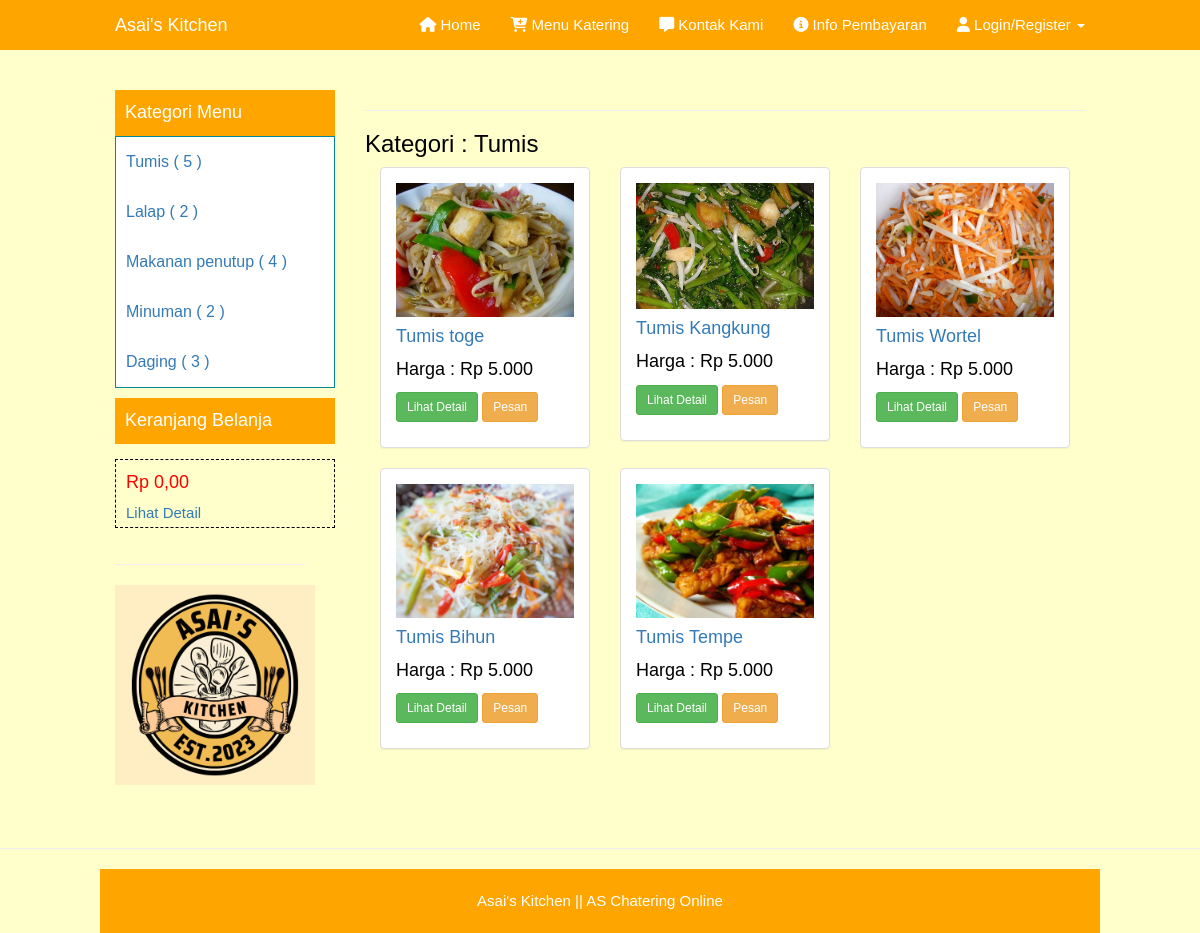
Screenshot of /menu.php?kategori=6 with the database file from the repository.
### tables this page shows
CREATE TABLE IF NOT EXISTS `kategori_produk` (
`id` int(3) NOT NULL,
  `nama` varchar(100) NOT NULL,
  `deskripsi` text NOT NULL
);

CREATE TABLE IF NOT EXISTS `produk` (
`id` int(4) NOT NULL,
  `nama` varchar(100) NOT NULL,
  `deskripsi` text NOT NULL,
  `gambar` varchar(200) NOT NULL,
  `harga` decimal(10,0) NOT NULL,
  `kategori_produk_id` int(11) NOT NULL
);

### inc/config.php (called while the page is built, shortened)
<?php
	$url = "http://localhost/catering/";
?>

### menu.php (the view, shortened to what this page needs)
<?php
	include"inc/config.php";
	include"layout/header.php";
?>
<?php	if(!empty($_GET['id'])){ ?>
		<?php
			extract($_GET);
			$k = mysqli_query($konek, "SELECT * FROM produk where id='$id'");
			$data = mysqli_fetch_array($k);
		?>
		<div class="col-md-9">
		<font color="black">
			<div class="row">
			<div class="col-md-12">
			<h3>Detail : <?php echo $data['nama'] ?></h3>
				<br/>
				<div class="col-md-12 content-menu" style="margin-top:-20px;">
				<?php $kat = mysqli_fetch_array(mysqli_query($konek, "SELECT * FROM kategori_produk where id='$data[kategori_produk_id]'"));  ?>
					<small>Kategori :<a href="<?php echo $url; ?>menu.php?kategori=<?php echo $kat['id'] ?>"><?php echo $kat['nama'] ?></a></small>
					<a href="<?php echo $url; ?>menu.php?id=<?php echo $data['id'] ?>">
						<img src="<?php echo $url; ?>uploads/<?php echo $data['gambar'] ?>" width="100%">
					</a>
					<br><br>
					<p><?php echo $data['deskripsi'] ?></p>
					<p style="font-size:18px">Harga : Rp <?php echo number_format($data['harga'], 0, ',', '.') ?></p>
					<p>
						<a href="<?php echo $url; ?>keranjang.php?act=beli&&produk_id=<?php echo $data['id'] ?>" class="btn btn-warning" href="#" role="button">Pesan</a>
					</p>
				</div>
			</div>
			</div>
		</div>
<?php }elseif(!empty($_GET['kategori'])){ ?>
		<?php
			extract($_GET);
			$kat = mysqli_fetch_array(mysqli_query($konek, "SELECT * FROM kategori_produk where id='$kategori'"));
		?>
		<div class="col-md-9">
			<div class="row">
			<div class="col-md-12">
			<hr>
			<font color="black">
			<h3>Kategori : <?php echo $kat['nama'] ?></h3>
				<?php
					$k = mysqli_query($konek, "SELECT * FROM produk where kategori_produk_id='$kategori'");
					while($data = mysqli_fetch_array($k)){
				?>
				<div class="col-md-4">
					<div class="panel panel-default">
						<div class="panel-body">
							<a href="<?php echo $url; ?>menu.php?id=<?php echo $data['id'] ?>">
								<img src="<?php echo $url; ?>uploads/<?php echo $data['gambar'] ?>" width="100%">
								<h4><?php echo $data['nama'] ?></h4>
							</a>
							<p style="font-size:18px">Harga : Rp <?php echo number_format($data['harga'], 0, ',', '.') ?></p>
							<p>
								<a href="<?php echo $url; ?>menu.php?id=<?php echo $data['id'] ?>" class="btn btn-success btn-sm" href="#" role="button">Lihat Detail</a>
								<a href="<?php echo $url; ?>keranjang.php?act=beli&&produk_id=<?php echo $data['id'] ?>" class="btn btn-warning btn-sm" href="#" role="button">Pesan</a>
							</p>
						</div>
					</div>
				</div>
				<?php } ?>
			</div>
			</div>
		</div>
<?php } ?>
<?php include"layout/footer.php"; ?>

### layout/header.php (shortened to what this page needs)
<!DOCTYPE html>
<html lang="en">
  <head>
    <link href="<?php echo $url ?>assets/bootstrap/css/bootstrap_old.min.css" rel="stylesheet">
    <link href="<?php echo $url ?>assets/bootstrap/css/datetimepicker.css" rel="stylesheet">
    <link rel="stylesheet" href="https://cdnjs.cloudflare.com/ajax/libs/font-awesome/6.5.1/css/all.min.css">
    <link href="<?php echo $url ?>assets/css/navbar-fixed-top.css" rel="stylesheet">
    <link href="<?php echo $url ?>assets/css/full-slider.css" rel="stylesheet">
    <link href="<?php echo $url ?>assets/css/style.css" rel="stylesheet">
  </head>
  <body>
    <nav class="navbar navbar-default navbar-fixed-top navbar-orange">
      <div class="container">
        <div class="navbar-header">
          <a class="navbar-brand" href="#">Asai's Kitchen</a>
        </div>
        <div id="navbar" class="navbar-collapse collapse">
          <ul class="nav navbar-nav navbar-right">
            <li><a href="<?php echo $url ?>"> <i class="fa-solid fa-house"></i> Home</a></li>
            <li><a href="<?php echo $url ?>menu.php"> <i class="fa-solid fa-cart-plus"></i> Menu Katering</a></li>
            <li><a href="<?php echo $url ?>kontak.php"> <i class="fa-solid fa-message"></i> Kontak Kami</a></li>
            <li><a href="<?php echo $url ?>info.php"> <i class="fa-solid fa-circle-info"></i> Info Pembayaran</a></li>
            <?php if(!empty($_SESSION['iam_user'])){ ?>
			<?php
				$user = mysqli_fetch_object(mysqli_query($konek, "SELECT*FROM user where id='$_SESSION[iam_user]'"));
			?>
      <li><a href="<?php echo $url ?>pembayaran.php">Pembayaran</a></li>
			<li class="dropdown">
              <a href="#" class="dropdown-toggle" data-toggle="dropdown" role="button" aria-haspopup="true" aria-expanded="false">Hi <?php echo $user->nama; ?> <span class="caret"></span></a>
              <ul class="dropdown-menu">
                <li><a href="<?php echo $url ?>profile.php">Profil</a></li>
                <li><a href="<?php echo $url ?>logout.php">Logout</a></li>
              </ul>
            </li>
			<?php }else{ ?>
			<li class="dropdown">
              <a href="#" class="dropdown-toggle" data-toggle="dropdown" role="button" aria-haspopup="true" aria-expanded="false"> <i class="fa-solid fa-user"></i> Login/Register <span class="caret"></span></a>
            </li>
			<?php } ?>
          </ul>
        </div>
      </div>
    </nav>
	<div class="container" style="margin-top:20px;">
	<div class="row">
		<div class="col-md-3">
			<div class="warna-bg" style="width:100%; height:auto; padding-top:3px;padding-bottom:3px; padding-left:10px;">
			<h4><font color="white">Kategori Menu</h4>
			</div>
			<ul class="kategori">
				<?php
					$kategori = mysqli_query($konek, "SELECT * FROM kategori_produk");
					while($data = mysqli_fetch_array($kategori)){
				?>
					<li><a href="<?php echo $url; ?>menu.php?kategori=<?php echo $data['id'] ?>"><?php echo $data['nama']; ?> (
					<?php
						$ck = mysqli_num_rows(mysqli_query($konek, "SELECT * FROM produk WHERE kategori_produk_id='$data[id]'"));
						if($ck > 0){ echo $ck; }else{ echo 0; } ?>
					)</a></li>
				<?php } ?>
			</ul>
			<div class="warna-bg" style="width:100%; height:auto; padding-top:3px;padding-bottom:3px; padding-left:10px; 	margin-bottom:15px;">
				<h4><font color="white">Keranjang Belanja</h4>
			</div>
			<div style=" width:100%; height:auto; padding-top:3px;padding-bottom:3px; padding-left:10px; 	margin-bottom:15px; border: 1px dashed #000;">
			<?php
                            if(isset($_SESSION['cart'])){
                                $total = 0;
                                $cart = unserialize($_SESSION['cart']);
                                if($cart == ''){
                                    $cart = [];
                                }
                                foreach($cart as $id => $qty){
                                    $product = mysqli_fetch_array(mysqli_query($konek, "select * from produk WHERE id='$id'"));
                                    if(isset($product)){
                                       $t = $qty * $product['harga'];
                                       $total += $t;
                                    }
                                }
                                echo '<h4 style="color:#f00;">Rp '. number_format($total, 2, ',', '.') .'</h4>';
                            }else{
                                echo '<h4 style="color:#f00;">Rp 0,00</h4>';
                            }
                        ?>
				<a href="<?php echo $url; ?>keranjang.php">Lihat Detail</a>
			</div>
			<div class="row col-md-12">
			</div>
			<div class="row col-sm-12">
				<hr>
				<img class="img-center" src="<?php echo $url.'uploads/logo2.png'; ?>" width="200" height="200"><br><br>
			</div>
		</div>

### assets/css/navbar-fixed-top.css (style rules this page uses)
body { padding-top: 70px; }

### assets/css/style.css (style rules this page uses)
:root { --var-nav-bg: #ffa500; }
@media (min-width: 768px) { .container { width: 750px; } }
@media (min-width: 768px) { .img-center { display: block; margin-left: auto; margin-right: auto; } }
@media (min-width: 992px) { .container { width: 970px; } }
@media (min-width: 1200px) { .container { width: 1000px; } }
.kategori li { list-style: none; margin-left: -40px; font-size: 16px; line-height: 30px; }
* { transition: all 200ms ease-in-out; }
body { background-color: #EEE; }
.navbar-orange { background-color: var(--var-nav-bg); border: none; color: #FFF; }
.navbar-orange .navbar-brand { color: #FFF; }
.navbar-orange .navbar-nav li>a { color: #FFF; }
.warna-bg { background-color: var(--var-nav-bg); }
.kategori { border: 1px solid#089; background-color: #FFF; }
.kategori li { padding: 10px; }

### layout/header.php (style rules this page uses)
body { font-family: 'Helvetica', arial, sans-serif; background-color:#ffffcc; background-repeat: no-repeat; background-size:cover; background-attachment: fixed; font-size: 15px; }

### rows the page displays
kategori_produk: nama "Tumis", ck "5"
kategori_produk: nama "Lalap", ck "2"
kategori_produk: nama "Makanan penutup", ck "4"
kategori_produk: nama "Minuman", ck "2"
kategori_produk: nama "Daging", ck "3"
produk: gambar (picture), nama "Tumis toge", harga "5.000"
produk: gambar (picture), nama "Tumis Kangkung", harga "5.000"
produk: gambar (picture), nama "Tumis Wortel", harga "5.000"
produk: gambar (picture), nama "Tumis Bihun", harga "5.000"
produk: gambar (picture), nama "Tumis Tempe", harga "5.000"
